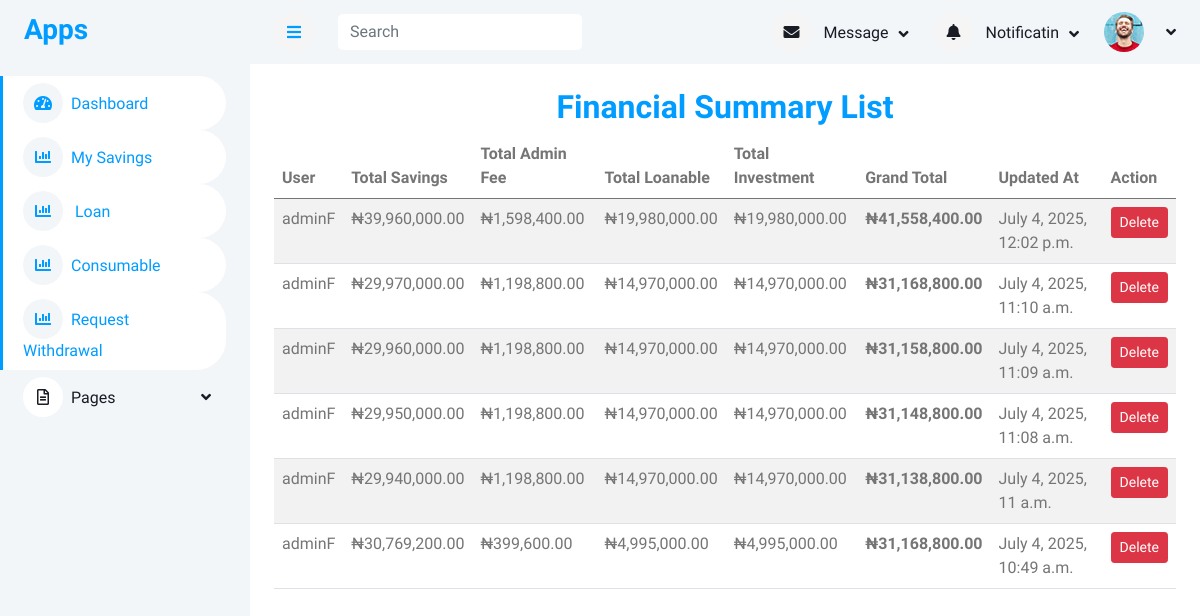
Screenshot of /financial_list/ with the database file from the repository.
### financialsummary/models.py (models this page shows, shortened)
class FinancialSummary(models.Model):
    user = models.ForeignKey(User,on_delete=models.CASCADE,related_name="financial_summaries")
    total_savings = models.DecimalField(max_digits=12, decimal_places=2, default=Decimal('0.00'))
    total_interest = models.DecimalField(max_digits=12, decimal_places=2, default=Decimal('0.00'))
    total_loanable = models.DecimalField(max_digits=12, decimal_places=2, default=Decimal('0.00'))
    total_investment = models.DecimalField(max_digits=12, decimal_places=2, default=Decimal('0.00'))
    grand_total = models.DecimalField(max_digits=15, decimal_places=2, default=Decimal('0.00'))
    created_at = models.DateTimeField(auto_now_add=True)
    updated_at = models.DateTimeField(auto_now=True)
    class Meta:
        verbose_name = "Financial Summary"
        verbose_name_plural = "Financial Summaries"
        ordering = ['-created_at']

### accounts/models.py (models this page shows, shortened)
class User(AbstractUser):
    first_name = models.CharField(max_length=100)
    last_name = models.CharField(max_length=100)
    other_name = models.CharField(max_length=100)
    date_of_birth = models.DateField(blank=True,null=True)
    username = models.CharField(max_length=100, unique=True)
    savings = models.IntegerField(blank=True,null=True)
    account_type = models.CharField(max_length=100,blank=True,null=True)
    department = models.CharField(max_length=100)
    unit = models.CharField(max_length=100)
    gender = models.ForeignKey(Gender, on_delete=models.CASCADE, blank=True, null=True)
    group = models.ForeignKey(UserGroup, on_delete=models.CASCADE, blank=True, null=True)
    marital_status = models.ForeignKey(MaritalStatus,on_delete=models.SET_NULL, null=True, blank=True)
    religion = models.ForeignKey(Religion, on_delete=models.SET_NULL, null=True, blank=True,)
    passport = models.ImageField(upload_to='passport', blank=True, null=True)
    phone1 = models.CharField(max_length=15,null=True, blank=True)
    phone2 = models.CharField(max_length=15, null=True, blank=True)
    email = models.EmailField(blank=True, null=True)
    member_number = models.CharField(max_length=100)

### financialsummary/views.py (the view)
# urls.py: path('financial_list/', views.list_financial_summaries, name='financial_list'),
def list_financial_summaries(request):
    summaries = FinancialSummary.objects.select_related('user').all()
    context = {'summaries': summaries}
    return render(request, 'financial/summary_list.html', context)

### templates/financial/summary_list.html (shortened to what this page needs)
{% extends 'base/base.html' %}
{% load humanize %}
{% block content %}
<div class="container-fluid mt-4 px-4">
    <h2 class="text-center text-primary">Financial Summary List</h2>
    <div class="table-responsive">
        <table class="table table-striped">
            <thead>
                <tr>
                    <th>User</th>
                    <th>Total Savings</th>
                    <th>Total Admin Fee</th>
                    <th>Total Loanable</th>
                    <th>Total Investment</th>
                    <th>Grand Total</th>
                    <th>Updated At</th>
                    <th>Action</th>
                </tr>
            </thead>
            <tbody>
                {% for summary in summaries %}
                <tr>
                    <td>{{ summary.user.first_name|default:"(No User)" }}</td>
                    <td>&#8358;{{ summary.total_savings|intcomma }}</td>
                    <td>&#8358;{{ summary.total_interest|intcomma }}</td>
                    <td>&#8358;{{ summary.total_loanable|intcomma }}</td>
                    <td>&#8358;{{ summary.total_investment|intcomma }}</td>
                    <td><strong>&#8358;{{ summary.grand_total|intcomma }}</strong></td>
                    <td>{{ summary.updated_at }}</td>
                    <td>
                        <button class="btn btn-danger btn-sm" data-bs-toggle="modal" data-bs-target="#deleteModal{{ summary.pk }}">
                            Delete
                        </button>
                    </td>
                </tr>
                {% empty %}
                <tr>
                    <td colspan="8">No financial summaries available.</td>
                </tr>
                {% endfor %}
            </tbody>
        </table>
    </div>
</div>
{% endblock content %}

### static/css/style.css (style rules this page uses)
:root { --primary: #009CFF; --light: #F3F6F9; --dark: #191C24; }
.btn { transition: .5s; }

### rows the page displays
FinancialSummary: user.first_name "adminF", total_savings "39,960,000.00", total_interest "1,598,400.00", total_loanable "19,980,000.00", total_investment "19,980,000.00", grand_total "41,558,400.00", updated_at "July 4, 2025, 12:02 p.m."
FinancialSummary: user.first_name "adminF", total_savings "29,970,000.00", total_interest "1,198,800.00", total_loanable "14,970,000.00", total_investment "14,970,000.00", grand_total "31,168,800.00", updated_at "July 4, 2025, 11:10 a.m."
FinancialSummary: user.first_name "adminF", total_savings "29,960,000.00", total_interest "1,198,800.00", total_loanable "14,970,000.00", total_investment "14,970,000.00", grand_total "31,158,800.00", updated_at "July 4, 2025, 11:09 a.m."
FinancialSummary: user.first_name "adminF", total_savings "29,950,000.00", total_interest "1,198,800.00", total_loanable "14,970,000.00", total_investment "14,970,000.00", grand_total "31,148,800.00", updated_at "July 4, 2025, 11:08 a.m."
FinancialSummary: user.first_name "adminF", total_savings "29,940,000.00", total_interest "1,198,800.00", total_loanable "14,970,000.00", total_investment "14,970,000.00", grand_total "31,138,800.00", updated_at "July 4, 2025, 11 a.m."
FinancialSummary: user.first_name "adminF", total_savings "30,769,200.00", total_interest "399,600.00", total_loanable "4,995,000.00", total_investment "4,995,000.00", grand_total "31,168,800.00", updated_at "July 4, 2025, 10:49 a.m."
